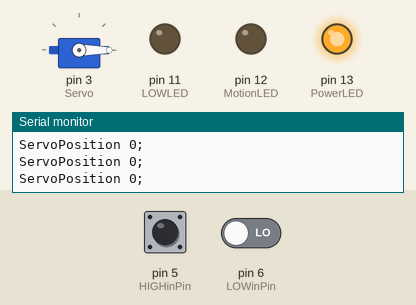
A sketch run on a simulated Arduino Uno, built with avr-gcc and run on an emulated ATmega328P. Parts: servo, output pins drawn as LEDs (lit = HIGH), the last lines printed to the serial monitor. The test bench sets the inputs (shaded band); at power-on: pin 6 (LOWinPin) LOW, pin 5 (HIGHinPin) HIGH.

Above: at 1.2 s.
1.3 s: pin 6 (LOWinPin) driven HIGH
At 2.5 s:
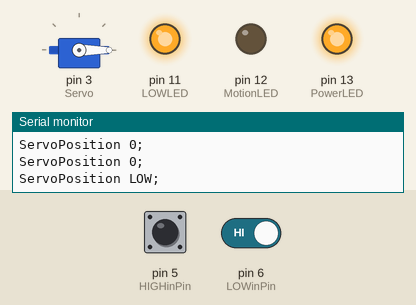
4.3 s: pin 5 (HIGHinPin) driven LOW
At 7.1 s:
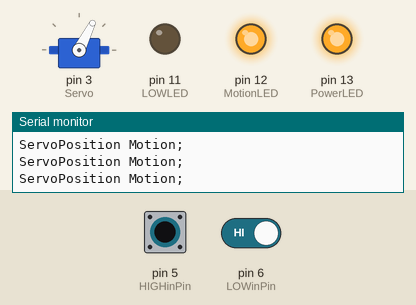
7.3 s: pin 5 (HIGHinPin) driven HIGH
At 8.5 s:
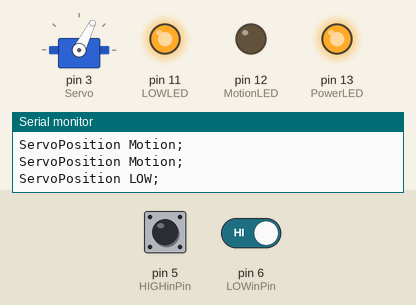
10.3 s: pin 6 (LOWinPin) driven LOW
At 13.1 s:
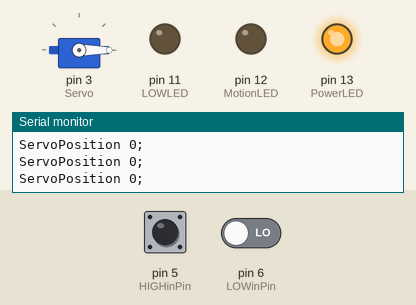
13.3 s: pin 5 (HIGHinPin) pulsed LOW 2 times (0.12 s each, 0.3 s apart)
At 13.7 s:
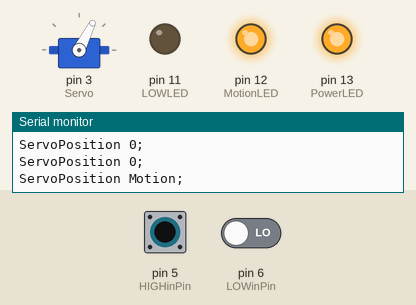
Timing chart, 0 to 16.3 s (numbered marks = the images above; inputs shaded):
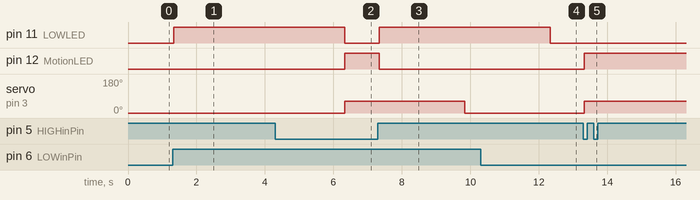

The sketch:

ArduinoSrvo.ino
```cpp
#include <Servo.h>          //Servoのライブラリを読み込む

Servo sv;
const int HIGHinPin = 5;    //第一センサーボード
const int LOWinPin = 6;     //第二センサーボード
const int Servo = 3;        //サーボモータピン
const int MotionLED = 12;   //バーの動作状況確認用
const int LOWLED = 11;      //上と同じ
const int PowerLED = 13;    //電源確認用LED

const int angle = 63;       //角度の指定

void setup() {
    pinMode (HIGHinPin, INPUT);         //センサーボードが接続されているピンを入力に設定
    pinMode (LOWinPin, INPUT);          //上と同じ
    pinMode (MotionLED, OUTPUT);        //各種LEDのぴんを出力に設定
    pinMode (LOWLED, OUTPUT);           //上と同じ
    pinMode (PowerLED, OUTPUT);         //上と同じ
    Serial.begin(9600);                 //シリアル通信の設定
    Serial.print("Arduino / ON \n");    //シリアル通信で"Arduino / ON"と出力し改行
    digitalWrite(PowerLED,HIGH);        //電源確認用LEDを点灯
    sv.attach (Servo);                  //サーボ変数をピンに割り当てる
    sv.write (0);                       //サーボモーターを0度に動かす
    Serial.print("ServoPosition 0; \n");    //シリアル通信で"ServoPosition 0"を出力し改行
}

void loop() {
    if (digitalRead(HIGHinPin) == LOW) {            //第一センサーのピンの電圧が低いとき
        Serial.print("ServoPosition Motion; \n");
        digitalWrite(LOWLED, LOW);                  //LOWLEDを消灯
        digitalWrite(MotionLED, HIGH);              //MotionLEDを点灯
        sv.write(angle);                            //指定の角度にサーボモーターを動かす
    } else if(digitalRead(LOWinPin) == HIGH){       //第二センサーの電圧が高いとき
        Serial.print("ServoPosition LOW; \n");
        digitalWrite(MotionLED, LOW);
        digitalWrite(LOWLED, HIGH);
        delay(2500);                                //2.5秒プログラムを止める
        sv.write(0);
        digitalWrite(LOWLED, LOW);
    } else {                                        //それ以外のとき
        Serial.print("ServoPosition 0; \n");
        digitalWrite(LOWLED, LOW);
    }
}
```

Measured:
- after the input at 1.3 s, pin 11 (LOWLED): LOW → HIGH at once
- after the input at 4.3 s, pin 11 (LOWLED): HIGH → LOW after 2.0 s; pin 12 (MotionLED): LOW → HIGH after 2.0 s; servo on pin 3 (Servo): 0° → 63° after 2.0 s
- after the input at 7.3 s, pin 11 (LOWLED): LOW → HIGH at once; pin 12 (MotionLED): HIGH → LOW at once; servo on pin 3 (Servo): 63° → 0° after 2.5 s
- after the input at 10.3 s, pin 11 (LOWLED): HIGH → LOW after 2.0 s
- after the input at 13.3 s, pin 12 (MotionLED): LOW → HIGH at once; servo on pin 3 (Servo): 0° → 63° at once
